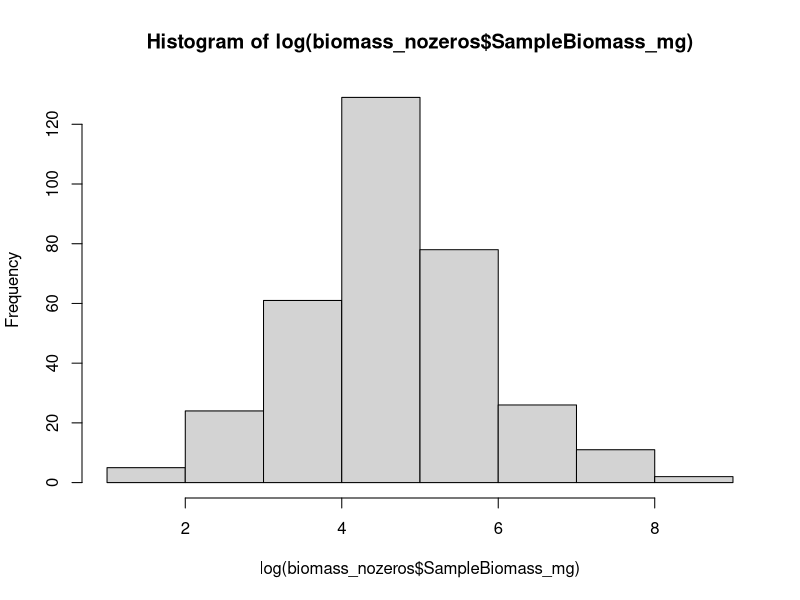

The R script that drew this image: (Note: this script raises an error after producing the figure.)
# Reorganising DK insect biomass data
# Author: Cecilie S. Svenningsen

library(plyr) # splitting data, apply functions and combine data again
library(tidyverse) # data manipulation
library(ggplot2) # graphics
library(digest) # applies a cryptographical hash function to arbitrary R objects
library(forcats) # for working with categorical variables (factors)
library(lubridate) # work with date and time formats
library(here)
library(magrittr)

# Prepare datasets for biomass data
biomass <-
  read.csv(
    here::here("raw-data/DK_Biomass_January_2020.csv"),
    header = TRUE,
    row.names = NULL,
    sep = ";"
  ) # Biomass data

# Make the columns with biomass data into numeric values instead of factors
cols = c(3:5)
biomass[,cols] %<>% lapply(function(x) as.character(as.factor(x))) %>% lapply(function(x) as.numeric(as.character(x)))

head(biomass)
str(biomass)

# Some samples have not yet been processed and we will exclude those from the analysis
biomass_nozeros <-
  filter(biomass, SampleBiomass_mg > 0) # remove zero from total sample dry weight/biomass

head(biomass_nozeros)
summary(biomass_nozeros)
str(biomass_nozeros)

hist(log(biomass_nozeros$SampleBiomass_mg)) # Normally distributed but we still need to log transform due to a surplus of low weights

# Import metadata
samplingevent <-
  read.csv(
    here::here("raw-data/DK_SamplingEvent.csv"),
    header = TRUE,
    row.names = NULL,
    sep = ";",
    check.names = FALSE,
    na.strings = c("", " ", "NA")
  )
meta <- samplingevent %>% filter(FullySampled == 'yes') # Filter function to only select the samples that are correctly sampled
meta_select <-  select(meta, 'SampleID', 'LandUSeType', 'RouteURL', 'NewRouteURL', 'Date', 'StartTime', 'EndTime', 'Wind', 'Temperature') %>% droplevels # We choose only the variables we're interested in

summary(meta_select$LandUSeType) # Look at the different types of land use categories and how many samples are present in each category
metadata2 <- subset(meta_select, !is.na(meta_select$LandUSeType)) # subset your data further and removes samples that does not have a landuse type

# Rename the values from Danish to English
metadata2$LandUSeType <- mapvalues(
  metadata2$LandUSeType,
  from = c(
    'mark',
    'skov',
    'skov, tør',
    'tør',
    'tør, mark',
    'tør, våd',
    'urban',
    'urban, tør, skov',
    'våd',
    'våd, tør'
  ),
  to = c(
    'agriculture',
    'forest',
    'forest_dry',
    'dry',
    'dry_agriculture',
    'dry_wet',
    'urban',
    'urban_dry_forest',
    'wet',
    'dry_wet'
  )
)

head(metadata2)
tail(metadata2)
str(metadata2)

data <- inner_join(metadata2, biomass_nozeros, by = "SampleID")  # Join the two tables based on row matches in both tables
head(data)

# choose only the clean land use types
data_landuse <-  data %>% filter(LandUSeType == 'agriculture' | LandUSeType == 'forest' | LandUSeType == 'dry' | LandUSeType == 'urban'| LandUSeType =='wet') %>% droplevels

# get summaries of how many samples there is for each variable and their levels
data_landuse %>% group_by(LandUSeType) %>% summarize(count=n()) # count how many samples there is from each coarse land-use category
length(unique(data_landuse[["RouteURL"]])) # count how many routes were sampled - but notice some have received new routes
length(unique(data_landuse[["PID"]])) # count how many pilots that carried out the sampling
data.frame(table(data_landuse$Wind)) # how often were the different wind categories registered
data.frame(table(data_landuse$Temperature)) # how many samples were collected at different temperature intervals
data.frame(table(data_landuse$Date)) # how many samples per day

write.table(data_landuse, file = "cleaned-data/DK_rough_landuse_biomass.txt")
